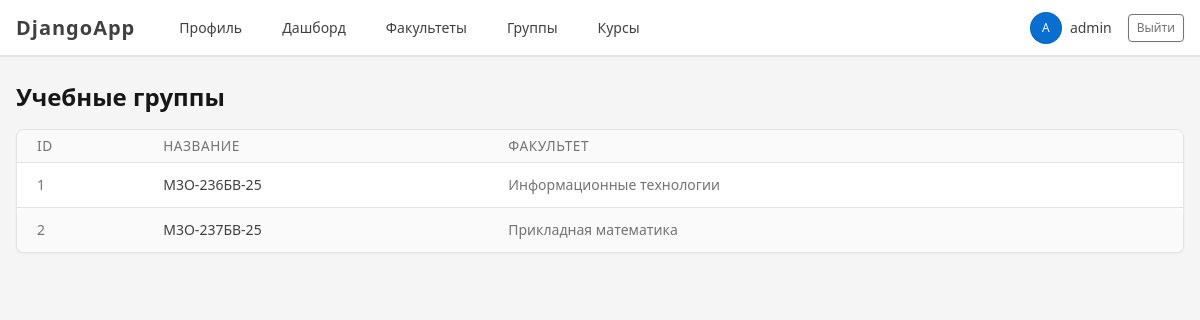
Screenshot of /groups/ (signed in) with the database file from the repository.
### accounts/models.py (models this page shows, shortened)
class AcademicGroup(models.Model):
    name = models.CharField(max_length=50)
    department = models.ForeignKey(
        Department,
        on_delete=models.CASCADE,
        related_name='groups'
    )

class Department(models.Model):
    name = models.CharField(max_length=200)

### accounts/views.py (the view)
# urls.py: path('groups/', views.academic_group_list, name='academic_group_list'),
@login_required
def academic_group_list(request):
    groups = AcademicGroup.objects.select_related('department').all()
    return render(request, 'academic_group_list.html', {
        'groups': groups,
        'is_methodist': is_methodist(request.user),
    })

### accounts/views.py (called while the page is built)
def is_methodist(user):
    return user.groups.filter(name='Методист').exists()

### templates/academic_group_list.html (shortened to what this page needs)
{% extends 'base.html' %}
{% block content %}
<div class="d-flex justify-content-between align-items-center mb-3">
    <h1 class="mb-0">Учебные группы</h1>
</div>
<div class="card">
    <div class="table-responsive">
        <table class="table table-vcenter table-striped card-table">
            <thead>
                <tr>
                    <th>ID</th>
                    <th>Название</th>
                    <th>Факультет</th>
                </tr>
            </thead>
            <tbody>
                {% for group in groups %}
                    <tr>
                        <td class="text-secondary">{{ group.id }}</td>
                        <td>{{ group.name }}</td>
                        <td class="text-secondary">{{ group.department.name }}</td>
                    </tr>
                {% empty %}
                    <tr>
                        <td colspan="4" class="text-center text-secondary">
                            Учебных групп пока нет.
                        </td>
                    </tr>
                {% endfor %}
            </tbody>
        </table>
    </div>
</div>
{% endblock %}

### templates/base.html (shortened to what this page needs)
{% load static %}
<!DOCTYPE html>
<html lang="ru">
<head>
    <link rel="stylesheet" href="{% static 'vendor/tabler/css/tabler.min.css' %}">
    <link rel="stylesheet" href="{% static 'css/style.css' %}">
</head>
<body class="layout-fluid">
<div class="page">
    <header class="navbar navbar-expand-md navbar-light d-print-none bg-white border-bottom">
        <div class="container-xl">
            <a class="navbar-brand navbar-brand-autodark d-none-navbar-horizontal pe-0 pe-md-3"
               href="/profile/">
                <strong>DjangoApp</strong>
            </a>
            <div class="navbar-nav flex-row order-md-last">
                {% if user.is_authenticated %}
                    <div class="nav-item d-none d-md-flex me-3">
                        <span class="nav-link px-0">
                            <span class="avatar avatar-sm bg-primary text-white">
                                {{ user.username|slice:":1"|upper }}
                            </span>
                            <span class="ms-2">{{ user.username }}</span>
                        </span>
                    </div>
                    <div class="nav-item">
                        <form method="post" action="/accounts/logout/">
                            <button class="btn btn-outline-secondary btn-sm" type="submit">
                                Выйти
                            </button>
                        </form>
                    </div>
                {% endif %}
            </div>
            <div class="collapse navbar-collapse show" id="navbar-menu">
                <ul class="navbar-nav flex-row">
                    <li class="nav-item ms-3">
                        <a class="nav-link" href="/profile/">Профиль</a>
                    </li>
                    <li class="nav-item ms-3">
                        <a class="nav-link" href="/dashboard/">Дашборд</a>
                    </li>
                    <li class="nav-item ms-3">
                        <a class="nav-link" href="/departments/">Факультеты</a>
                    </li>
                    <li class="nav-item ms-3">
                        <a class="nav-link" href="/groups/">Группы</a>
                    </li>
                    <li class="nav-item ms-3">
                        <a class="nav-link" href="/courses/">Курсы</a>
                    </li>
                </ul>
            </div>
        </div>
    </header>
    <div class="page-wrapper">
        <div class="page-body">
            <div class="container-xl">
                {% block content %}{% endblock %}
            </div>
        </div>
    </div>
</div>
</body>
</html>

### static/css/style.css (style rules this page uses)
body { background-color: #f5f5f5; }
.navbar-brand { font-weight: bold; letter-spacing: 1px; }
.table thead th { text-transform: uppercase; font-size: 0.85rem; }

### rows the page displays
AcademicGroup: id "1", name "М3О-236БВ-25", department.name "Информационные технологии"
AcademicGroup: id "2", name "М3О-237БВ-25", department.name "Прикладная математика"

### other values shown
{{ user.username|slice:":1"|upper }} "A"
{{ user.username }} "admin"
